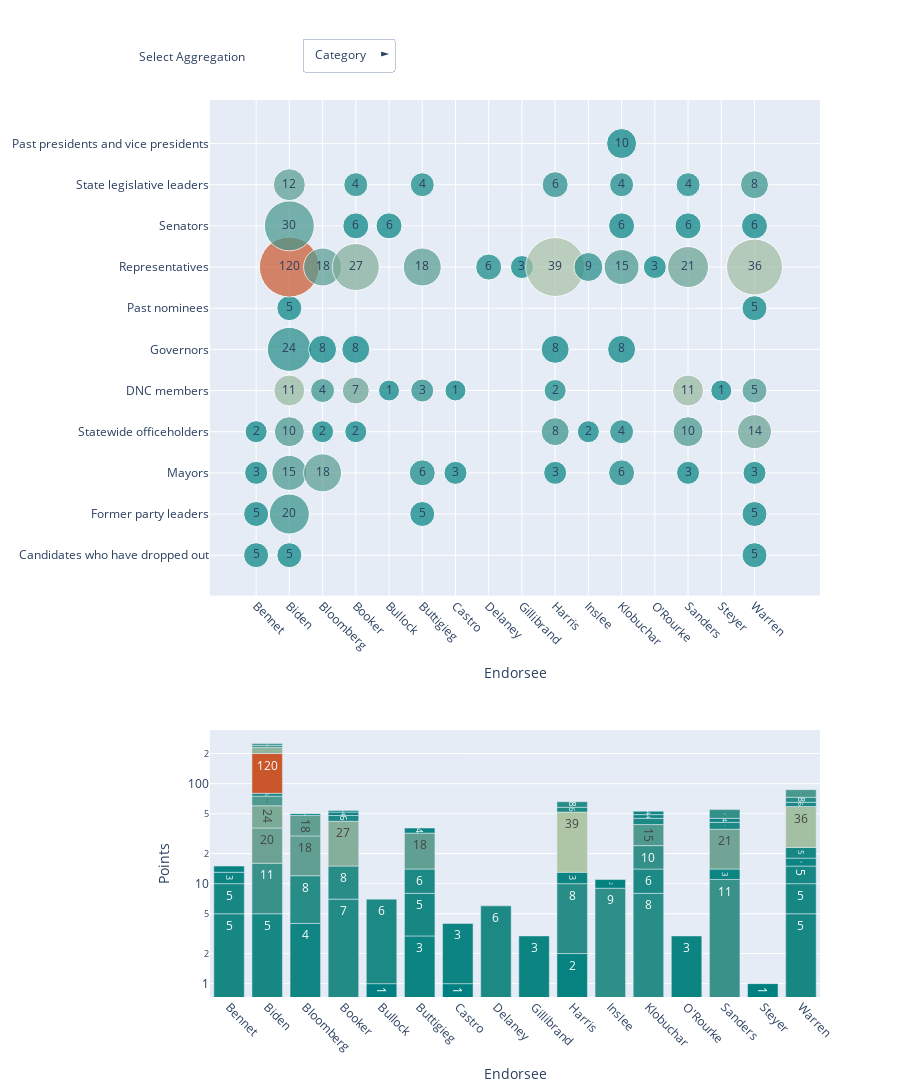

The cell this chart's notebook holds for it:
### Markdown cell above
Now let's compare candidates using the *category*, *party*, *state* columns as source of points. 

The first plot shows each candidate points split among one of the possible column to select - this makes it easy to compare candidates points over the same value of the selected column.

On the other hand the bar plot quantifies the total amount of points, split by the above aggregation selected above.

### Code cell
cols = ['category', 'party', 'state']
d={}

for c in cols:
    tmp = endorsee_df.groupby(['endorsee', c]).agg({'points':'sum', 'endorser':'count'}).reset_index()
    tmp.rename(columns={'points': f'pt_by_{c}', 'endorser': f'votes_by_{c}'}, inplace=True)
    d[c] = tmp
    
    
n_plots=2
l=len(cols)
buttons=[]

fig = make_subplots(
    rows=2, cols=1,
    specs=[[{}],
           [{}]],
    row_heights=[0.65, 0.35]
)


for i,c in enumerate(cols):

    visible = [False]*l*n_plots
    visible[i*n_plots:(i+1)*n_plots] = [True]*n_plots

    tmp = d[c]
    
    fig.add_trace( 
        go.Scatter(
            y=tmp[c],
            x=tmp['endorsee'],
            mode='markers+text',
            marker=dict(
                size=np.where(tmp[f'pt_by_{c}']<50, tmp[f'pt_by_{c}']+20, 60),
                color=tmp[f'votes_by_{c}'],
                colorscale='geyser',
                showscale=False,
                opacity = 0.7),
            text=tmp[f'pt_by_{c}'],
            visible=True if i==0 else False,
            textposition='middle center'),
        row=1, col=1)

    fig.add_trace(
        go.Bar(
            x=tmp['endorsee'],
            y=tmp[f'pt_by_{c}'],
            text = tmp[f'pt_by_{c}'],
            textposition='inside',
            visible=True if i==0 else False,
            marker=dict(
                color=tmp[f'pt_by_{c}'],
                colorscale='geyser')),
        row=2, col=1)

    buttons.append(
        dict(label= ' '.join([s.capitalize() for s in c.split('_')]),
             method='update',
             args=[{'visible': visible},
                   {'title': {'text': 'Points by ' + [s.capitalize() for s in c.split("_")][-1],
                              'y':0.95, 'x':0.5, 'xanchor': 'center', 'yanchor': 'top'},
                   #'yaxis1': {'title': f'Endorser {c.capitalize()}'},
                   #'yaxis2': {'title': f'Points by Endorser {c.capitalize()}'}
                   }]
            )
        )

    
fig.update_layout(
      height=1350,
      showlegend=False,
      xaxis1=dict(tickangle=45, title='Endorsee'),
      #yaxis1=dict(title='Endorsee Category'),
      xaxis2=dict(tickangle=45, title='Endorsee'),
      yaxis2=dict(title='Points', type='log'),
      updatemenus = list([
          dict(active=0,
             buttons=buttons,
             direction="right",
             pad={"r": 10, "t": 10},
             #showactive=True,
             x=0.15,
             xanchor="left",
             y=1.08,
             yanchor="top"
         )
     ]),
    annotations=[
        go.layout.Annotation(text="Select Aggregation", x=-0.12, xref="paper", y=1.06, yref="paper",
                             align="left", showarrow=False),
    ])
    

fig.show()

### Figure 1 — Plotly figure (JSON) as saved in the notebook; plotly's stock layout.template omitted (floating-point values rounded to 4 significant figures)
{"data": [{"marker": {"color": [1, 1, 1, 1, 1, 11, 4, 3, 5, 1, 40, 5, 6, 5, 4, 1, 6, 6, 1, 7, 1, 9, 1, 2, 1, 1, 1, 3, 1, 2, 6, 2, 1, 1, 2, 1, 2, 1, 1, 13, 3, 4, 3, 1, 1, 2, 1, 5, 1, 2, 2, 1, 11, 1, 7, 1, 2, 5, 1, 1, 5, 1, 1, 1, 12, 1, 4, 7], "colorscale": [[0.0, "rgb(0, 128, 128)"], [0.1667, "rgb(112, 164, 148)"], [0.3333, "rgb(180, 200, 168)"], [0.5, "rgb(246, 237, 189)"], [0.6667, "rgb(237, 187, 138)"], [0.8333, "rgb(222, 138, 90)"], [1.0, "rgb(202, 86, 44)"]], "opacity": 0.7, "showscale": false, "size": [25, 25, 23, 22, 25, 31, 40, 44, 35, 25, 60, 50, 32, 30, 24, 28, 38, 38, 22, 27, 28, 47, 26, 24, 22, 21, 26, 23, 25, 26, 38, 24, 21, 23, 26, 23, 22, 28, 23, 59, 26, 28, 29, 22, 28, 26, 30, 35, 26, 24, 24, 23, 31, 23, 41, 26, 24, 30, 21, 25, 25, 25, 23, 25, 56, 26, 28, 34]}, "mode": "markers+text", "text": [5.0, 5.0, 3.0, 2.0, 5.0, 11.0, 20.0, 24.0, 15.0, 5.0, 120.0, 30.0, 12.0, 10.0, 4.0, 8.0, 18.0, 18.0, 2.0, 7.0, 8.0, 27.0, 6.0, 4.0, 2.0, 1.0, 6.0, 3.0, 5.0, 6.0, 18.0, 4.0, 1.0, 3.0, 6.0, 3.0, 2.0, 8.0, 3.0, 39.0, 6.0, 8.0, 9.0, 2.0, 8.0, 6.0, 10.0, 15.0, 6.0, 4.0, 4.0, 3.0, 11.0, 3.0, 21.0, 6.0, 4.0, 10.0, 1.0, 5.0, 5.0, 5.0, 3.0, 5.0, 36.0, 6.0, 8.0, 14.0], "textposition": "middle center", "type": "scatter", "visible": true, "x": ["Bennet", "Bennet", "Bennet", "Bennet", "Biden", "Biden", "Biden", "Biden", "Biden", "Biden", "Biden", "Biden", "Biden", "Biden", "Bloomberg", "Bloomberg", "Bloomberg", "Bloomberg", "Bloomberg", "Booker", "Booker", "Booker", "Booker", "Booker", "Booker", "Bullock", "Bullock", "Buttigieg", "Buttigieg", "Buttigieg", "Buttigieg", "Buttigieg", "Castro", "Castro", "Delaney", "Gillibrand", "Harris", "Harris", "Harris", "Harris", "Harris", "Harris", "Inslee", "Inslee", "Klobuchar", "Klobuchar", "Klobuchar", "Klobuchar", "Klobuchar", "Klobuchar", "Klobuchar", "O'Rourke", "Sanders", "Sanders", "Sanders", "Sanders", "Sanders", "Sanders", "Steyer", "Warren", "Warren", "Warren", "Warren", "Warren", "Warren", "Warren", "Warren", "Warren"], "xaxis": "x", "y": ["Candidates who have dropped out", "Former party leaders", "Mayors", "Statewide officeholders", "Candidates who have dropped out", "DNC members", "Former party leaders", "Governors", "Mayors", "Past nominees", "Representatives", "Senators", "State legislative leaders", "Statewide officeholders", "DNC members", "Governors", "Mayors", "Representatives", "Statewide officeholders", "DNC members", "Governors", "Representatives", "Senators", "State legislative leaders", "Statewide officeholders", "DNC members", "Senators", "DNC members", "Former party leaders", "Mayors", "Representatives", "State legislative leaders", "DNC members", "Mayors", "Representatives", "Representatives", "DNC members", "Governors", "Mayors", "Representatives", "State legislative leaders", "Statewide officeholders", "Representatives", "Statewide officeholders", "Governors", "Mayors", "Past presidents and vice presidents", "Representatives", "Senators", "State legislative leaders", "Statewide officeholders", "Representatives", "DNC members", "Mayors", "Representatives", "Senators", "State legislative leaders", "Statewide officeholders", "DNC members", "Candidates who have dropped out", "DNC members", "Former party leaders", "Mayors", "Past nominees", "Representatives", "Senators", "State legislative leaders", "Statewide officeholders"], "yaxis": "y"}, {"marker": {"color": [5, 5, 3, 2, 5, 11, 20, 24, 15, 5, 120, 30, 12, 10, 4, 8, 18, 18, 2, 7, 8, 27, 6, 4, 2, 1, 6, 3, 5, 6, 18, 4, 1, 3, 6, 3, 2, 8, 3, 39, 6, 8, 9, 2, 8, 6, 10, 15, 6, 4, 4, 3, 11, 3, 21, 6, 4, 10, 1, 5, 5, 5, 3, 5, 36, 6, 8, 14], "colorscale": [[0.0, "rgb(0, 128, 128)"], [0.1667, "rgb(112, 164, 148)"], [0.3333, "rgb(180, 200, 168)"], [0.5, "rgb(246, 237, 189)"], [0.6667, "rgb(237, 187, 138)"], [0.8333, "rgb(222, 138, 90)"], [1.0, "rgb(202, 86, 44)"]]}, "text": [5.0, 5.0, 3.0, 2.0, 5.0, 11.0, 20.0, 24.0, 15.0, 5.0, 120.0, 30.0, 12.0, 10.0, 4.0, 8.0, 18.0, 18.0, 2.0, 7.0, 8.0, 27.0, 6.0, 4.0, 2.0, 1.0, 6.0, 3.0, 5.0, 6.0, 18.0, 4.0, 1.0, 3.0, 6.0, 3.0, 2.0, 8.0, 3.0, 39.0, 6.0, 8.0, 9.0, 2.0, 8.0, 6.0, 10.0, 15.0, 6.0, 4.0, 4.0, 3.0, 11.0, 3.0, 21.0, 6.0, 4.0, 10.0, 1.0, 5.0, 5.0, 5.0, 3.0, 5.0, 36.0, 6.0, 8.0, 14.0], "textposition": "inside", "type": "bar", "visible": true, "x": ["Bennet", "Bennet", "Bennet", "Bennet", "Biden", "Biden", "Biden", "Biden", "Biden", "Biden", "Biden", "Biden", "Biden", "Biden", "Bloomberg", "Bloomberg", "Bloomberg", "Bloomberg", "Bloomberg", "Booker", "Booker", "Booker", "Booker", "Booker", "Booker", "Bullock", "Bullock", "Buttigieg", "Buttigieg", "Buttigieg", "Buttigieg", "Buttigieg", "Castro", "Castro", "Delaney", "Gillibrand", "Harris", "Harris", "Harris", "Harris", "Harris", "Harris", "Inslee", "Inslee", "Klobuchar", "Klobuchar", "Klobuchar", "Klobuchar", "Klobuchar", "Klobuchar", "Klobuchar", "O'Rourke", "Sanders", "Sanders", "Sanders", "Sanders", "Sanders", "Sanders", "Steyer", "Warren", "Warren", "Warren", "Warren", "Warren", "Warren", "Warren", "Warren", "Warren"], "xaxis": "x2", "y": [5, 5, 3, 2, 5, 11, 20, 24, 15, 5, 120, 30, 12, 10, 4, 8, 18, 18, 2, 7, 8, 27, 6, 4, 2, 1, 6, 3, 5, 6, 18, 4, 1, 3, 6, 3, 2, 8, 3, 39, 6, 8, 9, 2, 8, 6, 10, 15, 6, 4, 4, 3, 11, 3, 21, 6, 4, 10, 1, 5, 5, 5, 3, 5, 36, 6, 8, 14], "yaxis": "y2"}, {"marker": {"color": [4, 81, 17, 1, 20, 1, 2, 14, 1, 1, 2, 1, 24, 4, 14, 1, 27, 1, 33], "colorscale": [[0.0, "rgb(0, 128, 128)"], [0.1667, "rgb(112, 164, 148)"], [0.3333, "rgb(180, 200, 168)"], [0.5, "rgb(246, 237, 189)"], [0.6667, "rgb(237, 187, 138)"], [0.8333, "rgb(222, 138, 90)"], [1.0, "rgb(202, 86, 44)"]], "opacity": 0.7, "showscale": false, "size": [35, 60, 67, 23, 60, 23, 27, 56, 21, 23, 26, 23, 60, 31, 60, 23, 60, 21, 60]}, "mode": "markers+text", "text": [15.0, 252.0, 47.0, 3.0, 51.0, 3.0, 7.0, 36.0, 1.0, 3.0, 6.0, 3.0, 66.0, 11.0, 53.0, 3.0, 55.0, 1.0, 87.0], "textposition": "middle center", "type": "scatter", "visible": false, "x": ["Bennet", "Biden", "Bloomberg", "Bloomberg", "Booker", "Booker", "Bullock", "Buttigieg", "Castro", "Castro", "Delaney", "Gillibrand", "Harris", "Inslee", "Klobuchar", "O'Rourke", "Sanders", "Steyer", "Warren"], "xaxis": "x", "y": ["D", "D", "D", "None", "D", "R", "D", "D", "D", "None", "D", "D", "D", "D", "D", "D", "D", "D", "D"], "yaxis": "y"}, {"marker": {"color": [15, 252, 47, 3, 51, 3, 7, 36, 1, 3, 6, 3, 66, 11, 53, 3, 55, 1, 87], "colorscale": [[0.0, "rgb(0, 128, 128)"], [0.1667, "rgb(112, 164, 148)"], [0.3333, "rgb(180, 200, 168)"], [0.5, "rgb(246, 237, 189)"], [0.6667, "rgb(237, 187, 138)"], [0.8333, "rgb(222, 138, 90)"], [1.0, "rgb(202, 86, 44)"]]}, "text": [15.0, 252.0, 47.0, 3.0, 51.0, 3.0, 7.0, 36.0, 1.0, 3.0, 6.0, 3.0, 66.0, 11.0, 53.0, 3.0, 55.0, 1.0, 87.0], "textposition": "inside", "type": "bar", "visible": false, "x": ["Bennet", "Biden", "Bloomberg", "Bloomberg", "Booker", "Booker", "Bullock", "Buttigieg", "Castro", "Castro", "Delaney", "Gillibrand", "Harris", "Inslee", "Klobuchar", "O'Rourke", "Sanders", "Steyer", "Warren"], "xaxis": "x2", "y": [15, 252, 47, 3, 51, 3, 7, 36, 1, 3, 6, 3, 66, 11, 53, 3, 55, 1, 87], "yaxis": "y2"}, {"marker": {"color": [4, 2, 1, 12, 1, 3, 2, 5, 5, 2, 4, 2, 1, 4, 2, 1, 1, 2, 3, 2, 1, 3, 1, 1, 7, 1, 2, 1, 1, 5, 3, 8, 1, 1, 1, 1, 1, 1, 1, 1, 1, 1, 1, 19, 1, 1, 1, 1, 1, 1, 1, 1, 1, 1, 1, 1, 2, 1, 1, 1, 2, 1, 1, 1, 1, 14, 1, 1, 1, 1, 1, 1, 2, 1, 4, 1, 13, 1, 2, 2, 2, 1, 1, 2, 2, 2, 1, 1, 1, 8, 1, 1, 1, 1, 1, 2, 2, 2, 10, 1, 2, 1, 1, 3, 2, 1, 4], "colorscale": [[0.0, "rgb(0, 128, 128)"], [0.1667, "rgb(112, 164, 148)"], [0.3333, "rgb(180, 200, 168)"], [0.5, "rgb(246, 237, 189)"], [0.6667, "rgb(237, 187, 138)"], [0.8333, "rgb(222, 138, 90)"], [1.0, "rgb(202, 86, 44)"]], "opacity": 0.7, "showscale": false, "size": [35, 29, 22, 54, 22, 35, 22, 45, 34, 26, 29, 26, 23, 36, 24, 23, 22, 26, 24, 26, 23, 34, 25, 23, 46, 21, 24, 25, 21, 35, 27, 41, 28, 23, 23, 23, 23, 21, 23, 21, 23, 21, 21, 60, 21, 21, 26, 21, 23, 23, 25, 23, 21, 22, 23, 23, 24, 22, 23, 23, 24, 23, 23, 23, 23, 60, 23, 22, 22, 23, 23, 23, 24, 23, 31, 23, 60, 23, 24, 22, 22, 21, 22, 24, 25, 22, 23, 21, 23, 40, 23, 23, 21, 23, 23, 24, 24, 25, 51, 23, 28, 21, 23, 24, 24, 23, 31]}, "mode": "markers+text", "text": [15.0, 9.0, 2.0, 34.0, 2.0, 15.0, 2.0, 25.0, 14.0, 6.0, 9.0, 6.0, 3.0, 16.0, 4.0, 3.0, 2.0, 6.0, 4.0, 6.0, 3.0, 14.0, 5.0, 3.0, 26.0, 1.0, 4.0, 5.0, 1.0, 15.0, 7.0, 21.0, 8.0, 3.0, 3.0, 3.0, 3.0, 1.0, 3.0, 1.0, 3.0, 1.0, 1.0, 52.0, 1.0, 1.0, 6.0, 1.0, 3.0, 3.0, 5.0, 3.0, 1.0, 2.0, 3.0, 3.0, 4.0, 2.0, 3.0, 3.0, 4.0, 3.0, 3.0, 3.0, 3.0, 40.0, 3.0, 2.0, 2.0, 3.0, 3.0, 3.0, 4.0, 3.0, 11.0, 3.0, 50.0, 3.0, 4.0, 2.0, 2.0, 1.0, 2.0, 4.0, 5.0, 2.0, 3.0, 1.0, 3.0, 20.0, 3.0, 3.0, 1.0, 3.0, 3.0, 4.0, 4.0, 5.0, 31.0, 3.0, 8.0, 1.0, 3.0, 4.0, 4.0, 3.0, 11.0], "textposition": "middle center", "type": "scatter", "visible": false, "x": ["Bennet", "Biden", "Biden", "Biden", "Biden", "Biden", "Biden", "Biden", "Biden", "Biden", "Biden", "Biden", "Biden", "Biden", "Biden", "Biden", "Biden", "Biden", "Biden", "Biden", "Biden", "Biden", "Biden", "Biden", "Biden", "Biden", "Biden", "Biden", "Biden", "Biden", "Biden", "Bloomberg", "Bloomberg", "Bloomberg", "Bloomberg", "Bloomberg", "Bloomberg", "Bloomberg", "Bloomberg", "Bloomberg", "Bloomberg", "Bloomberg", "Booker", "Booker", "Booker", "Bullock", "Bullock", "Buttigieg", "Buttigieg", "Buttigieg", "Buttigieg", "Buttigieg", "Buttigieg", "Buttigieg", "Buttigieg", "Buttigieg", "Buttigieg", "Buttigieg", "Buttigieg", "Buttigieg", "Castro", "Delaney", "Delaney", "Gillibrand", "Harris", "Harris", "Harris", "Harris", "Harris", "Harris", "Harris", "Harris", "Harris", "Harris", "Inslee", "Klobuchar", "Klobuchar", "O'Rourke", "Sanders", "Sanders", "Sanders", "Sanders", "Sanders", "Sanders", "Sanders", "Sanders", "Sanders", "Sanders", "Sanders", "Sanders", "Sanders", "Sanders", "Steyer", "Warren", "Warren", "Warren", "Warren", "Warren", "Warren", "Warren", "Warren", "Warren", "Warren", "Warren", "Warren", "Warren", "Warren"], "xaxis": "x", "y": ["CO", "AL", "AR", "CA", "CO", "CT", "DC", "DE", "FL", "GA", "IA", "IL", "LA", "MA", "MI", "MO", "MS", "NC", "NH", "NJ", "NV", "NY", "OH", "OR", "PA", "PR", "RI", "SD", "TN", "TX", "VA", "CA", "DC", "FL", "IL", "KY", "NY", "PA", "TN", "TX", "UT", "WI", "FL", "NJ", "SC", "IA", "MT", "DC", "IA", "IN", "MA", "MD", "MI", "ND", "NH", "NY", "OH", "TN", "TX", "VA", "TX", "CA", "MD", "NY", "AZ", "CA", "CT", "DC", "GA", "MI", "MO", "OH", "TX", "VI", "WA", "CA", "MN", "TX", "CA", "CO", "DC", "GA", "ME", "MI", "MN", "MO", "NY", "OH", "PR", "VT", "WA", "WI", "DC", "AZ", "CA", "CT", "IA", "IL", "MA", "MD", "MI", "NH", "NM", "NV", "OR", "PA", "TX"], "yaxis": "y"}, {"marker": {"color": [15, 9, 2, 34, 2, 15, 2, 25, 14, 6, 9, 6, 3, 16, 4, 3, 2, 6, 4, 6, 3, 14, 5, 3, 26, 1, 4, 5, 1, 15, 7, 21, 8, 3, 3, 3, 3, 1, 3, 1, 3, 1, 1, 52, 1, 1, 6, 1, 3, 3, 5, 3, 1, 2, 3, 3, 4, 2, 3, 3, 4, 3, 3, 3, 3, 40, 3, 2, 2, 3, 3, 3, 4, 3, 11, 3, 50, 3, 4, 2, 2, 1, 2, 4, 5, 2, 3, 1, 3, 20, 3, 3, 1, 3, 3, 4, 4, 5, 31, 3, 8, 1, 3, 4, 4, 3, 11], "colorscale": [[0.0, "rgb(0, 128, 128)"], [0.1667, "rgb(112, 164, 148)"], [0.3333, "rgb(180, 200, 168)"], [0.5, "rgb(246, 237, 189)"], [0.6667, "rgb(237, 187, 138)"], [0.8333, "rgb(222, 138, 90)"], [1.0, "rgb(202, 86, 44)"]]}, "text": [15.0, 9.0, 2.0, 34.0, 2.0, 15.0, 2.0, 25.0, 14.0, 6.0, 9.0, 6.0, 3.0, 16.0, 4.0, 3.0, 2.0, 6.0, 4.0, 6.0, 3.0, 14.0, 5.0, 3.0, 26.0, 1.0, 4.0, 5.0, 1.0, 15.0, 7.0, 21.0, 8.0, 3.0, 3.0, 3.0, 3.0, 1.0, 3.0, 1.0, 3.0, 1.0, 1.0, 52.0, 1.0, 1.0, 6.0, 1.0, 3.0, 3.0, 5.0, 3.0, 1.0, 2.0, 3.0, 3.0, 4.0, 2.0, 3.0, 3.0, 4.0, 3.0, 3.0, 3.0, 3.0, 40.0, 3.0, 2.0, 2.0, 3.0, 3.0, 3.0, 4.0, 3.0, 11.0, 3.0, 50.0, 3.0, 4.0, 2.0, 2.0, 1.0, 2.0, 4.0, 5.0, 2.0, 3.0, 1.0, 3.0, 20.0, 3.0, 3.0, 1.0, 3.0, 3.0, 4.0, 4.0, 5.0, 31.0, 3.0, 8.0, 1.0, 3.0, 4.0, 4.0, 3.0, 11.0], "textposition": "inside", "type": "bar", "visible": false, "x": ["Bennet", "Biden", "Biden", "Biden", "Biden", "Biden", "Biden", "Biden", "Biden", "Biden", "Biden", "Biden", "Biden", "Biden", "Biden", "Biden", "Biden", "Biden", "Biden", "Biden", "Biden", "Biden", "Biden", "Biden", "Biden", "Biden", "Biden", "Biden", "Biden", "Biden", "Biden", "Bloomberg", "Bloomberg", "Bloomberg", "Bloomberg", "Bloomberg", "Bloomberg", "Bloomberg", "Bloomberg", "Bloomberg", "Bloomberg", "Bloomberg", "Booker", "Booker", "Booker", "Bullock", "Bullock", "Buttigieg", "Buttigieg", "Buttigieg", "Buttigieg", "Buttigieg", "Buttigieg", "Buttigieg", "Buttigieg", "Buttigieg", "Buttigieg", "Buttigieg", "Buttigieg", "Buttigieg", "Castro", "Delaney", "Delaney", "Gillibrand", "Harris", "Harris", "Harris", "Harris", "Harris", "Harris", "Harris", "Harris", "Harris", "Harris", "Inslee", "Klobuchar", "Klobuchar", "O'Rourke", "Sanders", "Sanders", "Sanders", "Sanders", "Sanders", "Sanders", "Sanders", "Sanders", "Sanders", "Sanders", "Sanders", "Sanders", "Sanders", "Sanders", "Steyer", "Warren", "Warren", "Warren", "Warren", "Warren", "Warren", "Warren", "Warren", "Warren", "Warren", "Warren", "Warren", "Warren", "Warren"], "xaxis": "x2", "y": [15, 9, 2, 34, 2, 15, 2, 25, 14, 6, 9, 6, 3, 16, 4, 3, 2, 6, 4, 6, 3, 14, 5, 3, 26, 1, 4, 5, 1, 15, 7, 21, 8, 3, 3, 3, 3, 1, 3, 1, 3, 1, 1, 52, 1, 1, 6, 1, 3, 3, 5, 3, 1, 2, 3, 3, 4, 2, 3, 3, 4, 3, 3, 3, 3, 40, 3, 2, 2, 3, 3, 3, 4, 3, 11, 3, 50, 3, 4, 2, 2, 1, 2, 4, 5, 2, 3, 1, 3, 20, 3, 3, 1, 3, 3, 4, 4, 5, 31, 3, 8, 1, 3, 4, 4, 3, 11], "yaxis": "y2"}], "layout": {"annotations": [{"align": "left", "showarrow": false, "text": "Select Aggregation", "x": -0.12, "xref": "paper", "y": 1.06, "yref": "paper"}], "height": 1350, "showlegend": false, "updatemenus": [{"active": 0, "buttons": [{"args": [{"visible": [true, true, false, false, false, false]}, {"title": {"text": "Points by Category", "x": 0.5, "xanchor": "center", "y": 0.95, "yanchor": "top"}}], "label": "Category", "method": "update"}, {"args": [{"visible": [false, false, true, true, false, false]}, {"title": {"text": "Points by Party", "x": 0.5, "xanchor": "center", "y": 0.95, "yanchor": "top"}}], "label": "Party", "method": "update"}, {"args": [{"visible": [false, false, false, false, true, true]}, {"title": {"text": "Points by State", "x": 0.5, "xanchor": "center", "y": 0.95, "yanchor": "top"}}], "label": "State", "method": "update"}], "direction": "right", "pad": {"r": 10, "t": 10}, "x": 0.15, "xanchor": "left", "y": 1.08, "yanchor": "top"}], "xaxis": {"anchor": "y", "domain": [0.0, 1.0], "tickangle": 45, "title": {"text": "Endorsee"}}, "xaxis2": {"anchor": "y2", "domain": [0.0, 1.0], "tickangle": 45, "title": {"text": "Endorsee"}}, "yaxis": {"anchor": "x", "domain": [0.4475, 1.0]}, "yaxis2": {"anchor": "x2", "domain": [0.0, 0.2975], "title": {"text": "Points"}, "type": "log"}}}
